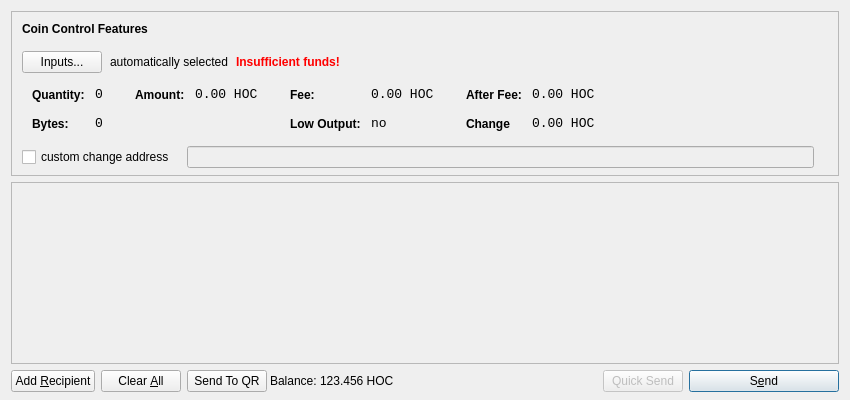
<?xml version="1.0" encoding="UTF-8"?>
<ui version="4.0">
 <class>SendCoinsDialog</class>
 <widget class="QDialog" name="SendCoinsDialog">
  <property name="geometry">
   <rect>
    <x>0</x>
    <y>0</y>
    <width>850</width>
    <height>400</height>
   </rect>
  </property>
  <property name="windowTitle">
   <string>Send Coins</string>
  </property>
  <layout class="QVBoxLayout" name="verticalLayout" stretch="0,1,0">
   <property name="bottomMargin">
    <number>8</number>
   </property>
   <item>
    <widget class="QFrame" name="frameCoinControl">
     <property name="sizePolicy">
      <sizepolicy hsizetype="Expanding" vsizetype="Expanding">
       <horstretch>0</horstretch>
       <verstretch>0</verstretch>
      </sizepolicy>
     </property>
     <property name="maximumSize">
      <size>
       <width>16777215</width>
       <height>16777215</height>
      </size>
     </property>
     <property name="frameShape">
      <enum>QFrame::StyledPanel</enum>
     </property>
     <property name="frameShadow">
      <enum>QFrame::Sunken</enum>
     </property>
     <layout class="QVBoxLayout" name="verticalLayoutCoinControl2">
      <property name="spacing">
       <number>6</number>
      </property>
      <property name="leftMargin">
       <number>0</number>
      </property>
      <property name="topMargin">
       <number>0</number>
      </property>
      <property name="rightMargin">
       <number>0</number>
      </property>
      <property name="bottomMargin">
       <number>6</number>
      </property>
      <item>
       <layout class="QVBoxLayout" name="verticalLayoutCoinControl" stretch="0,0,0,0,1">
        <property name="spacing">
         <number>0</number>
        </property>
        <property name="leftMargin">
         <number>10</number>
        </property>
        <property name="topMargin">
         <number>10</number>
        </property>
        <item>
         <layout class="QHBoxLayout" name="horizontalLayoutCoinControl1">
          <property name="bottomMargin">
           <number>15</number>
          </property>
          <item>
           <widget class="QLabel" name="labelCoinControlFeatures">
            <property name="sizePolicy">
             <sizepolicy hsizetype="Preferred" vsizetype="Maximum">
              <horstretch>0</horstretch>
              <verstretch>0</verstretch>
             </sizepolicy>
            </property>
            <property name="font">
             <font>
              <weight>75</weight>
              <bold>true</bold>
             </font>
            </property>
            <property name="styleSheet">
             <string notr="true">font-weight:bold;</string>
            </property>
            <property name="text">
             <string>Coin Control Features</string>
            </property>
           </widget>
          </item>
         </layout>
        </item>
        <item>
         <layout class="QHBoxLayout" name="horizontalLayoutCoinControl2" stretch="0,0,0,0">
          <property name="spacing">
           <number>8</number>
          </property>
          <property name="bottomMargin">
           <number>10</number>
          </property>
          <item>
           <widget class="QPushButton" name="pushButtonCoinControl">
            <property name="styleSheet">
             <string notr="true"/>
            </property>
            <property name="text">
             <string>Inputs...</string>
            </property>
           </widget>
          </item>
          <item>
           <widget class="QLabel" name="labelCoinControlAutomaticallySelected">
            <property name="text">
             <string>automatically selected</string>
            </property>
            <property name="margin">
             <number>5</number>
            </property>
           </widget>
          </item>
          <item>
           <widget class="QLabel" name="labelCoinControlInsuffFunds">
            <property name="font">
             <font>
              <weight>75</weight>
              <bold>true</bold>
             </font>
            </property>
            <property name="styleSheet">
             <string notr="true">color:red;font-weight:bold;</string>
            </property>
            <property name="text">
             <string>Insufficient funds!</string>
            </property>
            <property name="margin">
             <number>5</number>
            </property>
           </widget>
          </item>
          <item>
           <spacer name="horizontalSpacerCoinControl">
            <property name="orientation">
             <enum>Qt::Horizontal</enum>
            </property>
            <property name="sizeHint" stdset="0">
             <size>
              <width>40</width>
              <height>1</height>
             </size>
            </property>
           </spacer>
          </item>
         </layout>
        </item>
        <item>
         <widget class="QWidget" name="widgetCoinControl" native="true">
          <property name="sizePolicy">
           <sizepolicy hsizetype="Preferred" vsizetype="Preferred">
            <horstretch>0</horstretch>
            <verstretch>0</verstretch>
           </sizepolicy>
          </property>
          <property name="minimumSize">
           <size>
            <width>0</width>
            <height>0</height>
           </size>
          </property>
          <property name="styleSheet">
           <string notr="true"/>
          </property>
          <layout class="QHBoxLayout" name="horizontalLayoutCoinControl5">
           <property name="leftMargin">
            <number>0</number>
           </property>
           <property name="topMargin">
            <number>0</number>
           </property>
           <property name="rightMargin">
            <number>0</number>
           </property>
           <property name="bottomMargin">
            <number>0</number>
           </property>
           <item>
            <layout class="QHBoxLayout" name="horizontalLayoutCoinControl3" stretch="0,0,0,1">
             <property name="spacing">
              <number>20</number>
             </property>
             <property name="topMargin">
              <number>0</number>
             </property>
             <property name="bottomMargin">
              <number>10</number>
             </property>
             <item>
              <layout class="QFormLayout" name="formLayoutCoinControl1">
               <property name="horizontalSpacing">
                <number>10</number>
               </property>
               <property name="verticalSpacing">
                <number>14</number>
               </property>
               <property name="leftMargin">
                <number>10</number>
               </property>
               <property name="topMargin">
                <number>4</number>
               </property>
               <property name="rightMargin">
                <number>6</number>
               </property>
               <item row="0" column="0">
                <widget class="QLabel" name="labelCoinControlQuantityText">
                 <property name="styleSheet">
                  <string notr="true">font-weight:bold;</string>
                 </property>
                 <property name="text">
                  <string>Quantity:</string>
                 </property>
                 <property name="margin">
                  <number>0</number>
                 </property>
                </widget>
               </item>
               <item row="0" column="1">
                <widget class="QLabel" name="labelCoinControlQuantity">
                 <property name="font">
                  <font>
                   <family>Monospace</family>
                   <pointsize>10</pointsize>
                  </font>
                 </property>
                 <property name="cursor">
                  <cursorShape>IBeamCursor</cursorShape>
                 </property>
                 <property name="contextMenuPolicy">
                  <enum>Qt::ActionsContextMenu</enum>
                 </property>
                 <property name="text">
                  <string>0</string>
                 </property>
                 <property name="margin">
                  <number>0</number>
                 </property>
                 <property name="textInteractionFlags">
                  <set>Qt::LinksAccessibleByMouse|Qt::TextSelectableByKeyboard|Qt::TextSelectableByMouse</set>
                 </property>
                </widget>
               </item>
               <item row="1" column="0">
                <widget class="QLabel" name="labelCoinControlBytesText">
                 <property name="styleSheet">
                  <string notr="true">font-weight:bold;</string>
                 </property>
                 <property name="text">
                  <string>Bytes:</string>
                 </property>
                </widget>
               </item>
               <item row="1" column="1">
                <widget class="QLabel" name="labelCoinControlBytes">
                 <property name="font">
                  <font>
                   <family>Monospace</family>
                   <pointsize>10</pointsize>
                  </font>
                 </property>
                 <property name="cursor">
                  <cursorShape>IBeamCursor</cursorShape>
                 </property>
                 <property name="contextMenuPolicy">
                  <enum>Qt::ActionsContextMenu</enum>
                 </property>
                 <property name="text">
                  <string>0</string>
                 </property>
                 <property name="textInteractionFlags">
                  <set>Qt::LinksAccessibleByMouse|Qt::TextSelectableByKeyboard|Qt::TextSelectableByMouse</set>
                 </property>
                </widget>
               </item>
              </layout>
             </item>
             <item>
              <layout class="QFormLayout" name="formLayoutCoinControl2">
               <property name="horizontalSpacing">
                <number>10</number>
               </property>
               <property name="verticalSpacing">
                <number>14</number>
               </property>
               <property name="leftMargin">
                <number>6</number>
               </property>
               <property name="topMargin">
                <number>4</number>
               </property>
               <property name="rightMargin">
                <number>6</number>
               </property>
               <item row="0" column="0">
                <widget class="QLabel" name="labelCoinControlAmountText">
                 <property name="styleSheet">
                  <string notr="true">font-weight:bold;</string>
                 </property>
                 <property name="text">
                  <string>Amount:</string>
                 </property>
                 <property name="margin">
                  <number>0</number>
                 </property>
                </widget>
               </item>
               <item row="0" column="1">
                <widget class="QLabel" name="labelCoinControlAmount">
                 <property name="font">
                  <font>
                   <family>Monospace</family>
                   <pointsize>10</pointsize>
                  </font>
                 </property>
                 <property name="cursor">
                  <cursorShape>IBeamCursor</cursorShape>
                 </property>
                 <property name="contextMenuPolicy">
                  <enum>Qt::ActionsContextMenu</enum>
                 </property>
                 <property name="text">
                  <string notr="true">0.00 HOC</string>
                 </property>
                 <property name="textInteractionFlags">
                  <set>Qt::LinksAccessibleByMouse|Qt::TextSelectableByKeyboard|Qt::TextSelectableByMouse</set>
                 </property>
                </widget>
               </item>
              </layout>
             </item>
             <item>
              <layout class="QFormLayout" name="formLayoutCoinControl3">
               <property name="horizontalSpacing">
                <number>10</number>
               </property>
               <property name="verticalSpacing">
                <number>14</number>
               </property>
               <property name="leftMargin">
                <number>6</number>
               </property>
               <property name="topMargin">
                <number>4</number>
               </property>
               <property name="rightMargin">
                <number>6</number>
               </property>
               <item row="0" column="0">
                <widget class="QLabel" name="labelCoinControlFeeText">
                 <property name="styleSheet">
                  <string notr="true">font-weight:bold;</string>
                 </property>
                 <property name="text">
                  <string>Fee:</string>
                 </property>
                 <property name="margin">
                  <number>0</number>
                 </property>
                </widget>
               </item>
               <item row="0" column="1">
                <widget class="QLabel" name="labelCoinControlFee">
                 <property name="font">
                  <font>
                   <family>Monospace</family>
                   <pointsize>10</pointsize>
                  </font>
                 </property>
                 <property name="cursor">
                  <cursorShape>IBeamCursor</cursorShape>
                 </property>
                 <property name="contextMenuPolicy">
                  <enum>Qt::ActionsContextMenu</enum>
                 </property>
                 <property name="text">
                  <string notr="true">0.00 HOC</string>
                 </property>
                 <property name="textInteractionFlags">
                  <set>Qt::LinksAccessibleByMouse|Qt::TextSelectableByKeyboard|Qt::TextSelectableByMouse</set>
                 </property>
                </widget>
               </item>
               <item row="1" column="0">
                <widget class="QLabel" name="labelCoinControlLowOutputText">
                 <property name="styleSheet">
                  <string notr="true">font-weight:bold;</string>
                 </property>
                 <property name="text">
                  <string>Low Output:</string>
                 </property>
                </widget>
               </item>
               <item row="1" column="1">
                <widget class="QLabel" name="labelCoinControlLowOutput">
                 <property name="font">
                  <font>
                   <family>Monospace</family>
                   <pointsize>10</pointsize>
                  </font>
                 </property>
                 <property name="cursor">
                  <cursorShape>IBeamCursor</cursorShape>
                 </property>
                 <property name="contextMenuPolicy">
                  <enum>Qt::ActionsContextMenu</enum>
                 </property>
                 <property name="text">
                  <string>no</string>
                 </property>
                 <property name="textInteractionFlags">
                  <set>Qt::LinksAccessibleByMouse|Qt::TextSelectableByKeyboard|Qt::TextSelectableByMouse</set>
                 </property>
                </widget>
               </item>
              </layout>
             </item>
             <item>
              <layout class="QFormLayout" name="formLayoutCoinControl4">
               <property name="horizontalSpacing">
                <number>10</number>
               </property>
               <property name="verticalSpacing">
                <number>14</number>
               </property>
               <property name="leftMargin">
                <number>6</number>
               </property>
               <property name="topMargin">
                <number>4</number>
               </property>
               <property name="rightMargin">
                <number>6</number>
               </property>
               <item row="0" column="0">
                <widget class="QLabel" name="labelCoinControlAfterFeeText">
                 <property name="styleSheet">
                  <string notr="true">font-weight:bold;</string>
                 </property>
                 <property name="text">
                  <string>After Fee:</string>
                 </property>
                 <property name="margin">
                  <number>0</number>
                 </property>
                </widget>
               </item>
               <item row="0" column="1">
                <widget class="QLabel" name="labelCoinControlAfterFee">
                 <property name="font">
                  <font>
                   <family>Monospace</family>
                   <pointsize>10</pointsize>
                  </font>
                 </property>
                 <property name="cursor">
                  <cursorShape>IBeamCursor</cursorShape>
                 </property>
                 <property name="contextMenuPolicy">
                  <enum>Qt::ActionsContextMenu</enum>
                 </property>
                 <property name="text">
                  <string notr="true">0.00 HOC</string>
                 </property>
                 <property name="textInteractionFlags">
                  <set>Qt::LinksAccessibleByMouse|Qt::TextSelectableByKeyboard|Qt::TextSelectableByMouse</set>
                 </property>
                </widget>
               </item>
               <item row="1" column="0">
                <widget class="QLabel" name="labelCoinControlChangeText">
                 <property name="styleSheet">
                  <string notr="true">font-weight:bold;</string>
                 </property>
                 <property name="text">
                  <string>Change</string>
                 </property>
                </widget>
               </item>
               <item row="1" column="1">
                <widget class="QLabel" name="labelCoinControlChange">
                 <property name="font">
                  <font>
                   <family>Monospace</family>
                   <pointsize>10</pointsize>
                  </font>
                 </property>
                 <property name="cursor">
                  <cursorShape>IBeamCursor</cursorShape>
                 </property>
                 <property name="contextMenuPolicy">
                  <enum>Qt::ActionsContextMenu</enum>
                 </property>
                 <property name="text">
                  <string notr="true">0.00 HOC</string>
                 </property>
                 <property name="textInteractionFlags">
                  <set>Qt::LinksAccessibleByMouse|Qt::TextSelectableByKeyboard|Qt::TextSelectableByMouse</set>
                 </property>
                </widget>
               </item>
              </layout>
             </item>
            </layout>
           </item>
          </layout>
         </widget>
        </item>
        <item>
         <layout class="QHBoxLayout" name="horizontalLayoutCoinControl4" stretch="0,0,0">
          <property name="spacing">
           <number>12</number>
          </property>
          <property name="sizeConstraint">
           <enum>QLayout::SetDefaultConstraint</enum>
          </property>
          <property name="topMargin">
           <number>5</number>
          </property>
          <property name="rightMargin">
           <number>5</number>
          </property>
          <item>
           <widget class="QCheckBox" name="checkBoxCoinControlChange">
            <property name="text">
             <string>custom change address</string>
            </property>
           </widget>
          </item>
          <item>
           <widget class="QLineEdit" name="lineEditCoinControlChange">
            <property name="enabled">
             <bool>false</bool>
            </property>
            <property name="sizePolicy">
             <sizepolicy hsizetype="Expanding" vsizetype="Fixed">
              <horstretch>0</horstretch>
              <verstretch>0</verstretch>
             </sizepolicy>
            </property>
           </widget>
          </item>
          <item>
           <widget class="QLabel" name="labelCoinControlChangeLabel">
            <property name="sizePolicy">
             <sizepolicy hsizetype="Preferred" vsizetype="Expanding">
              <horstretch>0</horstretch>
              <verstretch>0</verstretch>
             </sizepolicy>
            </property>
            <property name="minimumSize">
             <size>
              <width>0</width>
              <height>0</height>
             </size>
            </property>
            <property name="text">
             <string/>
            </property>
            <property name="margin">
             <number>3</number>
            </property>
           </widget>
          </item>
         </layout>
        </item>
        <item>
         <spacer name="verticalSpacerCoinControl">
          <property name="orientation">
           <enum>Qt::Vertical</enum>
          </property>
          <property name="sizeHint" stdset="0">
           <size>
            <width>800</width>
            <height>1</height>
           </size>
          </property>
         </spacer>
        </item>
       </layout>
      </item>
     </layout>
    </widget>
   </item>
   <item>
    <widget class="QScrollArea" name="scrollArea">
     <property name="widgetResizable">
      <bool>true</bool>
     </property>
     <widget class="QWidget" name="scrollAreaWidgetContents">
      <property name="geometry">
       <rect>
        <x>0</x>
        <y>0</y>
        <width>830</width>
        <height>148</height>
       </rect>
      </property>
      <layout class="QVBoxLayout" name="verticalLayout_2">
       <property name="leftMargin">
        <number>0</number>
       </property>
       <property name="topMargin">
        <number>0</number>
       </property>
       <property name="rightMargin">
        <number>0</number>
       </property>
       <property name="bottomMargin">
        <number>0</number>
       </property>
       <item>
        <layout class="QVBoxLayout" name="entries">
         <property name="spacing">
          <number>6</number>
         </property>
        </layout>
       </item>
       <item>
        <spacer name="verticalSpacer">
         <property name="orientation">
          <enum>Qt::Vertical</enum>
         </property>
         <property name="sizeHint" stdset="0">
          <size>
           <width>20</width>
           <height>40</height>
          </size>
         </property>
        </spacer>
       </item>
      </layout>
     </widget>
    </widget>
   </item>
   <item>
    <layout class="QHBoxLayout" name="horizontalLayout">
     <item>
      <widget class="QPushButton" name="addButton">
       <property name="toolTip">
        <string>Send to multiple recipients at once</string>
       </property>
       <property name="text">
        <string>Add &amp;Recipient</string>
       </property>
       <property name="autoDefault">
        <bool>false</bool>
       </property>
      </widget>
     </item>
     <item>
      <widget class="QPushButton" name="clearButton">
       <property name="sizePolicy">
        <sizepolicy hsizetype="Minimum" vsizetype="Fixed">
         <horstretch>0</horstretch>
         <verstretch>0</verstretch>
        </sizepolicy>
       </property>
       <property name="toolTip">
        <string>Remove all transaction fields</string>
       </property>
       <property name="text">
        <string>Clear &amp;All</string>
       </property>
       <property name="autoRepeatDelay">
        <number>300</number>
       </property>
       <property name="autoDefault">
        <bool>false</bool>
       </property>
      </widget>
     </item>
     <item>
      <layout class="QHBoxLayout" name="horizontalLayout_2">
       <property name="spacing">
        <number>3</number>
       </property>
       <item>
        <widget class="QPushButton" name="sendQRButton">
         <property name="text">
          <string>Send To QR</string>
         </property>
        </widget>
       </item>
       <item>
        <widget class="QLabel" name="label">
         <property name="sizePolicy">
          <sizepolicy hsizetype="Preferred" vsizetype="Fixed">
           <horstretch>0</horstretch>
           <verstretch>0</verstretch>
          </sizepolicy>
         </property>
         <property name="text">
          <string>Balance:</string>
         </property>
        </widget>
       </item>
       <item>
        <widget class="QLabel" name="labelBalance">
         <property name="sizePolicy">
          <sizepolicy hsizetype="Preferred" vsizetype="Fixed">
           <horstretch>0</horstretch>
           <verstretch>0</verstretch>
          </sizepolicy>
         </property>
         <property name="cursor">
          <cursorShape>IBeamCursor</cursorShape>
         </property>
         <property name="text">
          <string notr="true">123.456 HOC</string>
         </property>
         <property name="textInteractionFlags">
          <set>Qt::LinksAccessibleByMouse|Qt::TextSelectableByKeyboard|Qt::TextSelectableByMouse</set>
         </property>
        </widget>
       </item>
      </layout>
     </item>
     <item>
      <spacer name="horizontalSpacer">
       <property name="orientation">
        <enum>Qt::Horizontal</enum>
       </property>
       <property name="sizeHint" stdset="0">
        <size>
         <width>40</width>
         <height>20</height>
        </size>
       </property>
      </spacer>
     </item>
     <item>
      <widget class="QPushButton" name="quickButton">
       <property name="enabled">
        <bool>false</bool>
       </property>
       <property name="text">
        <string>Quick Send</string>
       </property>
       <property name="icon">
        <iconset resource="../bitcoin.qrc">
         <normaloff>:/icons/quitpay</normaloff>:/icons/quitpay</iconset>
       </property>
       <property name="default">
        <bool>true</bool>
       </property>
      </widget>
     </item>
     <item>
      <widget class="QPushButton" name="sendButton">
       <property name="minimumSize">
        <size>
         <width>150</width>
         <height>0</height>
        </size>
       </property>
       <property name="toolTip">
        <string>Confirm the send action</string>
       </property>
       <property name="text">
        <string>S&amp;end</string>
       </property>
       <property name="icon">
        <iconset resource="../bitcoin.qrc">
         <normaloff>:/icons/send</normaloff>:/icons/send</iconset>
       </property>
       <property name="default">
        <bool>true</bool>
       </property>
      </widget>
     </item>
    </layout>
   </item>
  </layout>
 </widget>
 <resources>
  <include location="../bitcoin.qrc"/>
 </resources>
 <connections/>
</ui>
